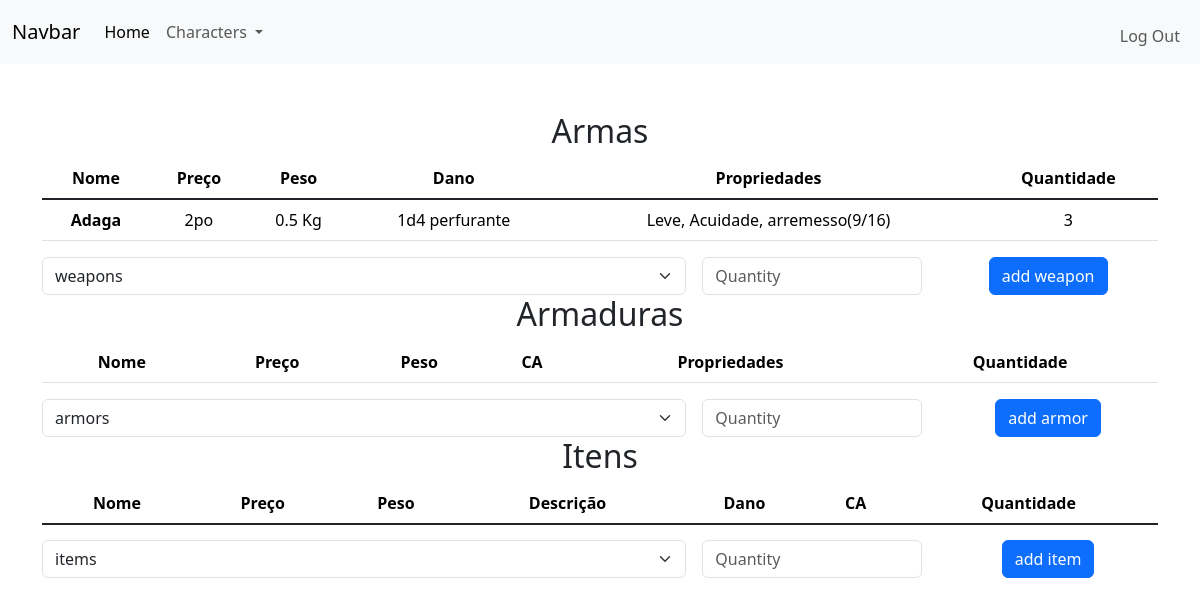
/inventory?char_id=1 (signed in), run on the app's committed database.
### tables this page shows
CREATE TABLE items
(
    id INTEGER PRIMARY KEY AUTOINCREMENT NOT NULL,
    type TEXT NOT NULL,
    name TEXT NOT NULL,
    price TEXT,
    weight REAL,
    damage TEXT,
    armor_class TEXT,
    description TEXT
);

### app.py (the view, shortened to what this page needs)
@app.route("/inventory", methods=["GET","POST"])
@login_required
def inventory():
    if "char_id" in request.args:
        char_id = request.args["char_id"]
    else:
        return redirect("/")
    charWeapons = []
    charArmors = []
    charItems = []
    inventory = db.execute("SELECT * FROM inventory WHERE char_id = ?", char_id)
    for row in inventory:
        item = db.execute("SELECT * FROM items WHERE id = ?", row["item_id"])[0]
        item.update({"quantity": row["quantity"]})
        if item["type"] == "weapon":
            charWeapons.append(item)
        elif item["type"] == "armor":
            charArmors.append(item)
        else:
            charItems.append(item)
    return render_template("inventory.html", charWeapons=charWeapons, charArmors=charArmors, charItems=charItems, items=db.execute("SELECT * FROM items"))

### app.py (called while the page is built)
@app.after_request
def after_request(response):
    response.headers["Cache-Control"] = "no-cache, no-store, must-revalidate"
    response.headers["Expires"] = 0
    response.headers["Pragma"] = "no-cache"
    return response

### functions.py (called while the page is built)
def login_required(f):
    @wraps(f)
    def decorated_function(*args, **kwargs):
        if session.get("user_id") is None:
            return redirect("/login")
        return f(*args, **kwargs)
    return decorated_function

### templates/inventory.html (shortened to what this page needs)
{% extends "layout.html" %}
{% block main %}
    <table class="table">
        <h2>Armas</h2>
        <thead>
            <tr>
                <th scope="col">Nome</th>
                <th scope="col">Preço</th>
                <th scope="col">Peso</th>
                <th scope="col">Dano</th>
                <th scope="col">Propriedades</th>
                <th scope="col">Quantidade</th>
            </tr>
        </thead>
        <tbody class="table-group-divider">
            {% for weapon in charWeapons %}
                <tr>
                    <th scope="row">{{weapon.name}}</th>
                    <td>{{weapon.price}}</td>
                    <td>{{weapon.weight}} Kg</td>
                    <td>{{weapon.damage}}</td>
                    <td>{{weapon.description}}</td>
                    <td>{{weapon.quantity}}</td>
                </tr>
            {% endfor %}
        </tbody>
    </table>
    <form action="#" method="POST">
        <div class="row g-3">
            <div class="col-sm-7">
                <select name="item_id" class="form-select" aria-label="Default select example">
                    <option selected value="0">weapons</option>
                </select>
            </div>
            <div class="col-sm">
                <input type="number" class="form-control" name="quantity" placeholder="Quantity" aria-label="State">
            </div>
            <div class="col-sm">
                <button type="submit" class="btn btn-primary">add weapon</button>
            </div>
        </div>
    </form>
    <table class="table">
        <h2>Armaduras</h2>
        <thead>
            <tr>
                <th scope="col">Nome</th>
                <th scope="col">Preço</th>
                <th scope="col">Peso</th>
                <th scope="col">CA</th>
                <th scope="col">Propriedades</th>
                <th scope="col">Quantidade</th>
            </tr>
        </thead>
    </table>
    <form action="#" method="POST">
        <div class="row g-3">
            <div class="col-sm-7">
                <select name="item_id" class="form-select" aria-label="Default select example">
                    <option selected value="0">armors</option>
                </select>
            </div>
            <div class="col-sm">
                <input type="number" class="form-control" name="quantity" placeholder="Quantity" aria-label="State">
            </div>
            <div class="col-sm">
                <button type="submit" class="btn btn-primary">add armor</button>
            </div>
        </div>
    </form>
    <table class="table">
        <h2>Itens</h2>
        <thead>
            <tr>
                <th scope="col">Nome</th>
                <th scope="col">Preço</th>
                <th scope="col">Peso</th>
                <th scope="col">Descrição</th>
                <th scope="col">Dano</th>
                <th scope="col">CA</th>
                <th scope="col">Quantidade</th>
            </tr>
        </thead>
    </table>
    <form action="#" method="POST">
        <div class="row g-3">
            <div class="col-sm-7">
                <select name="item_id" class="form-select" aria-label="Default select example">
                    <option selected value="0">items</option>
                </select>
            </div>
            <div class="col-sm">
                <input type="number" class="form-control" name="quantity" placeholder="Quantity" aria-label="State">
            </div>
            <div class="col-sm">
                <button type="submit" class="btn btn-primary">add item</button>
            </div>
        </div>
    </form>
{% endblock %}

### data on the page
items: name "Adaga", price "2po", weight "0.5", damage "1d4 perfurante", description "Leve, Acuidade, arremesso(9/16)", quantity "3"
